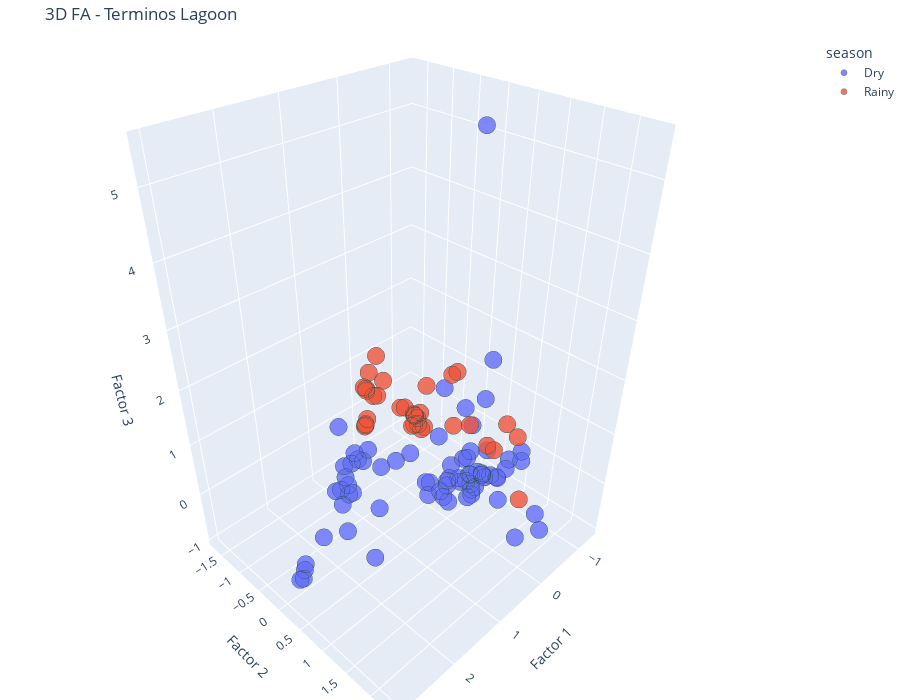

Notebook source saved alongside this figure:
### Code cell
plot_fa_biplot_3d_plotly(
    df=CO2Data,
    variables=selected_vars,
    group_col='season',
    label_col='sample',
    n_factors=3,
    title='3D FA - Terminos Lagoon',
)
